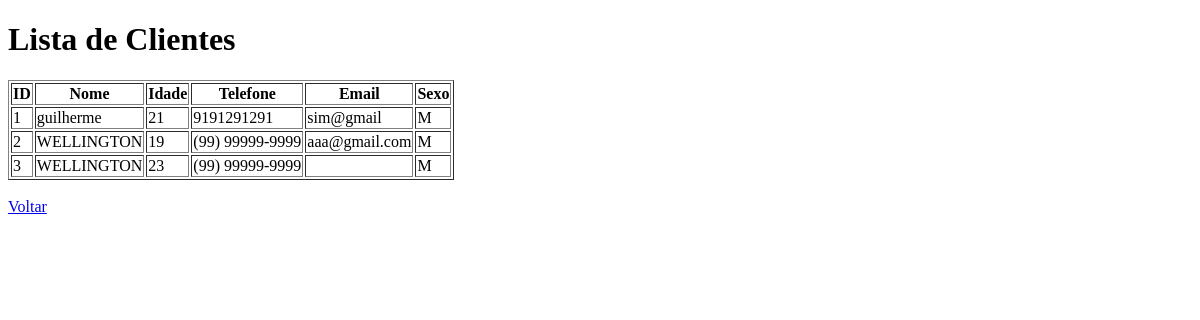
The page /gerenciar on the database as committed earlier.
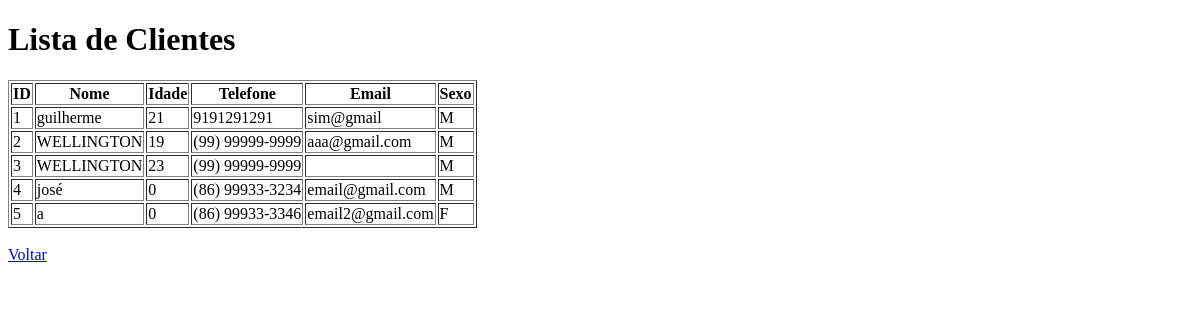
The same page on the database as committed later.
### tables this page shows
CREATE TABLE clientes (
                id INTEGER PRIMARY KEY AUTOINCREMENT, 
                nome TEXT NOT NULL, 
                idade INTEGER NOT NULL,
                telefone TEXT,
                email TEXT,
                sexo TEXT CHECK (sexo IN ('M', 'F'))
        );

### app/controllers.py (the view)
    @app.route("/gerenciar")
    def gerenciar_clientes():
        try:
            clientes = models.listar_clientes()
            return render_template('gerenciar_cliente.html', clientes=clientes)
        except Exception as e:
            return f"Erro ao buscar clientes: {str(e)}", 500

### app/models.py (called while the page is built)
def conectar():
    conexao = sqlite3.connect("cadastro_clientes.db")
    return conexao

def listar_clientes():
    conexao = conectar()
    conexao.row_factory = sqlite3.Row
    cursor = conexao.cursor()
    cursor.execute("SELECT * FROM clientes")
    clientes = cursor.fetchall()
    cursor.close()
    conexao.close()
    return clientes

### app/templates/gerenciar_cliente.html (shortened to what this page needs)
<!DOCTYPE html>
<html lang="pt-br">
<head>
</head>
<body>
    <h1>Lista de Clientes</h1>
    <table border="1">
        <thead>
            <tr>
                <th>ID</th>
                <th>Nome</th>
                <th>Idade</th>
                <th>Telefone</th>
                <th>Email</th>
                <th>Sexo</th>
            </tr>
        </thead>
        <tbody>
            {% for cliente in clientes %}
            <tr>
                <td>{{ cliente.id }}</td>
                <td>{{ cliente.nome }}</td>
                <td>{{ cliente.idade }}</td>
                <td>{{ cliente.telefone }}</td>
                <td>{{ cliente.email }}</td>
                <td>{{ cliente.sexo }}</td>
            </tr>
            {% endfor %}
        </tbody>
    </table>
    <br>
    <a href="{{ url_for('pagina_inicial') }}">Voltar</a>
</body>
</html>

Rows that differ between the two databases and show on the page:
added clientes: id "4", nome "josé", idade "0", telefone "(86) 99933-3234", email "email@gmail.com", sexo "M"
added clientes: id "5", nome "a", idade "0", telefone "(86) 99933-3346", email "email2@gmail.com", sexo "F"
